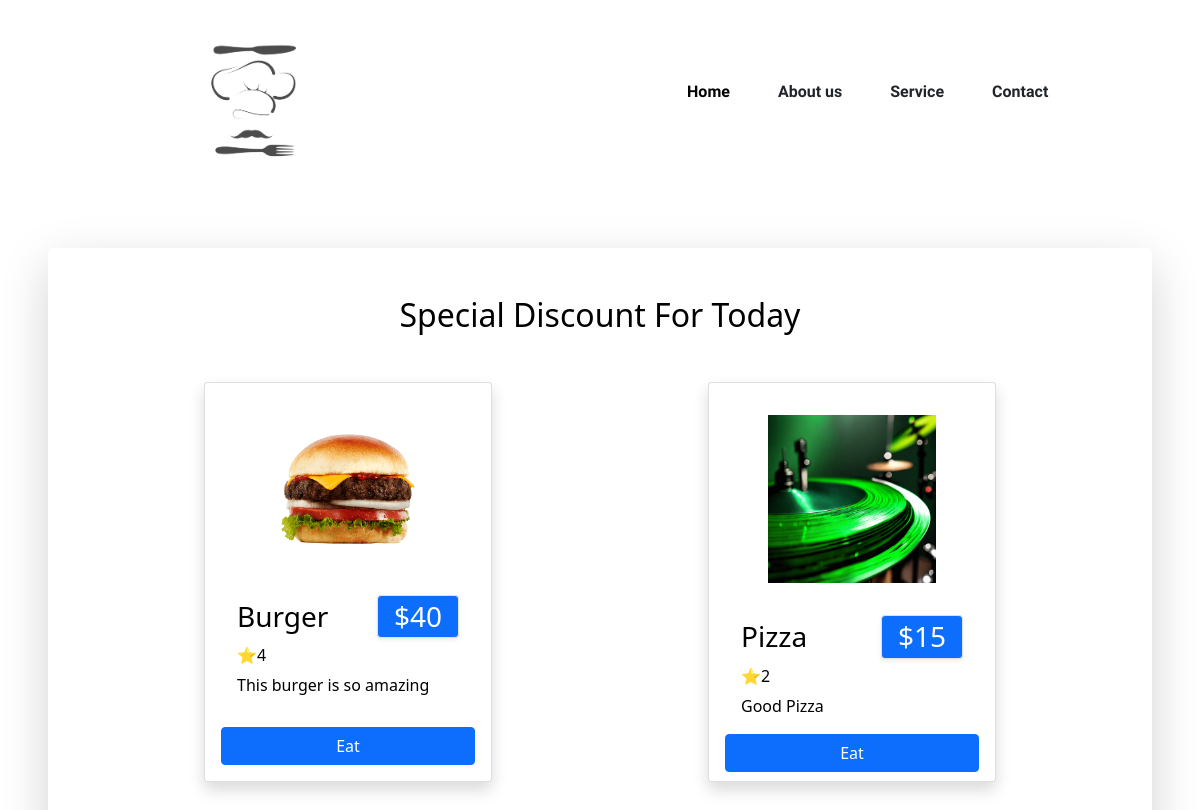
Before: / with the older database file.
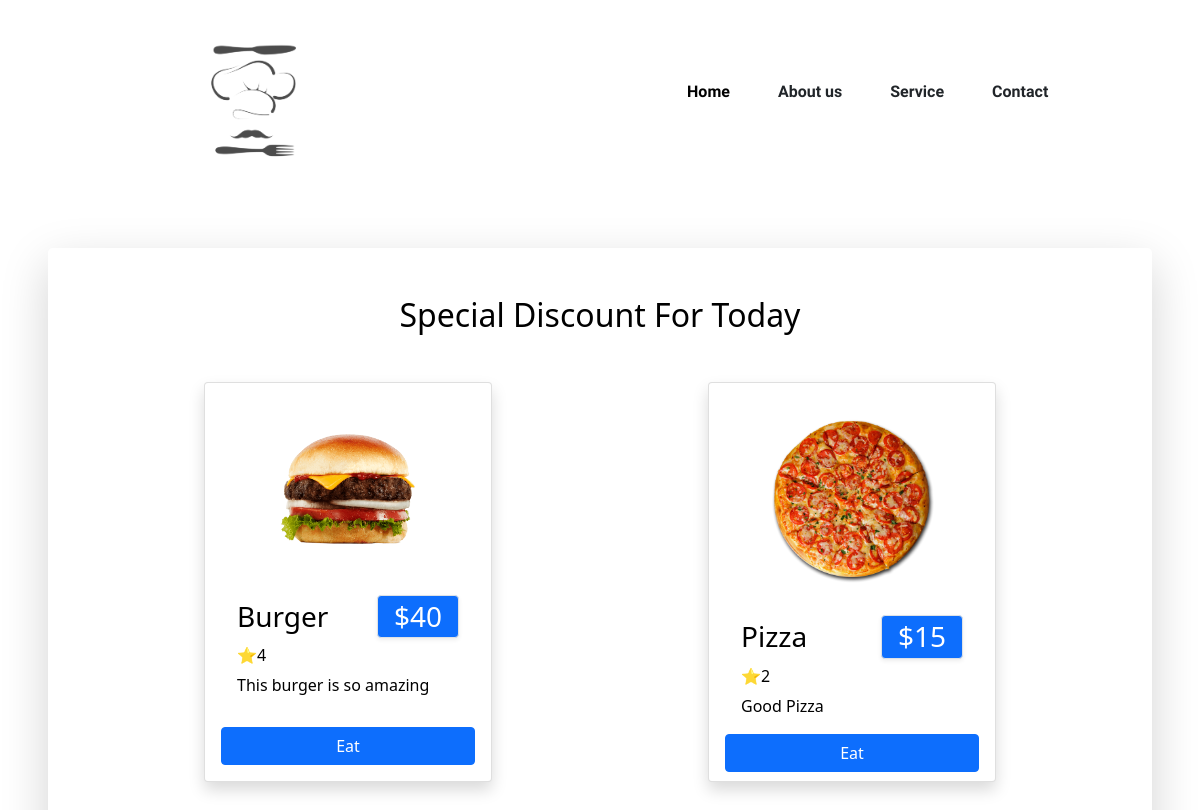
After: the same page with the newer database file.
### Base/models.py (models this page shows, shortened)
class Index (models.Model):
    Image = models.ImageField (upload_to='photo/', null=True, blank=True)
    Title = models.CharField (max_length=30)
    Price = models.IntegerField ()
    Description = models.TextField ()
    Rating = models.IntegerField (validators=[MaxValueValidator(5)])

### Base/views.py (the view)
def index (request):
    apply = Index.objects.all()
    leatest_news = Index.objects.filter().order_by('-Title')
    context = {
        'apply' : apply,
        'leatest' : leatest_news
    }
    return render (request, 'index.html', context=context)

### Base/templates/index.html
{% load static %}
<!DOCTYPE html>
<html lang="en">
    {% include "Include/Head.html" %}
<body>
    {% include 'Include/Container_Head&index.html' %}
</body>
</html>

### Base/templates/Include/MainBody.html
<div>
  <div class="text-center mb-5">
    <h2 >Special Discount For Today</h2>
  </div>
  <div class="d-flex flex-row justify-content-around align-items-center">
      {% for applys in apply %}
      <div class="">
          <div class="card shadow p-3 mb-5" style="width: 18rem; height: 400px;">
            <div class="d-flex justify-content-center">
              <img style="max-width: 200px;" class="p-3" src="{{applys.Image.url}}" alt="Img">
            </div>
            <div class="card-body fontcolor">
              <div class="d-flex justify-content-between align-items-center">
                <h3 class="card-title">{{applys.Title}}</h3>
                <h3 class="border rounded bg-primary ps-3 pe-3 pt-1 pb-1 text whiteColor shadow-sm">${{applys.Price}}</h3>
              </div>
              <h6 id="Rating_star">⭐{{applys.Rating}}</h6>
              <p class="card-text">{{applys.Description}}</p>
            </div>
            <div class="d-flex justify-content-center">
              <a href="#" class="btn btn-primary" style="width: 100%;">Eat</a>
            </div>
        </div>
      </div>
      {% endfor %}
  </div>
</div>

Changed rows visible on the page:
changed Index "Pizza": Image: a different picture
